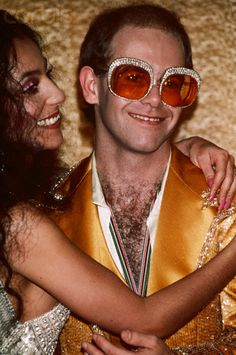
#> input picture open cv/Faces/train/Elton John/9.jpg, 236 x 355 px, found by its file name
$ python face_detect.py
#> lines starting #> are read from the running program, lines starting #| are printed output that depends on the picture; after the words box and inside, x2 and y2 are one past the last pixel; in counts of white or black regions, pixels touching at a corner belong together
import cv2 as cv
import numpy as np
img = cv.imread('open cv/Faces/train/Elton John/9.jpg')
#> img is the input picture: shape (355, 236, 3); mean B, G, R 59.6, 87.2, 136
cv.imshow('Elton John',img)

gray = cv.cvtColor(img, cv.COLOR_BGR2GRAY)
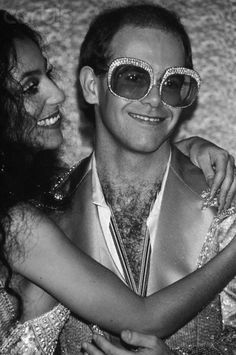
#> gray: shape (355, 236); min 2, max 254, mean 98.6
cv.imshow('Gray', gray)

harr_cascade = cv.CascadeClassifier('open cv/haar_face.xml')

faces_rect = harr_cascade.detectMultiScale(gray, scaleFactor=1.1, minNeighbors=2)
#> faces_rect = [[103, 146, 58, 58], [91, 35, 127, 127]]

print(f'Number of faces found = {len(faces_rect)}')
#| Number of faces found = 2

for (x,y,w,h) in faces_rect:
    cv.rectangle(img, (x,y), (x+w, y+h), (0,255,0), thickness=2)
#> this loop made 2 passes
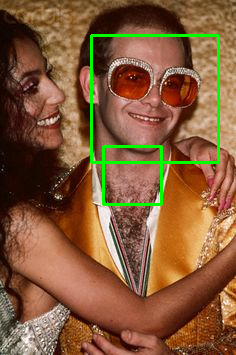
#> img: shape (355, 236, 3); 2.62% of pixels changed, all inside (x1, y1, x2, y2) = (90, 34, 220, 206)
cv.imshow('Detected Faces', img)

cv.waitKey(0)

$ run again, with open cv/Faces/train/Elton John/1.jpg copied over open cv/Faces/train/Elton John/9.jpg
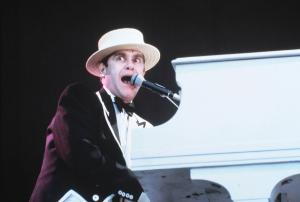
#> input picture open cv/Faces/train/Elton John/1.jpg, 300 x 202 px, found by its file name
#> img is the input picture: shape (202, 300, 3); mean B, G, R 113.5, 107.3, 104.2
#> `gray = cv.cvtColor(img, cv.COLOR_BGR2GRAY)`:
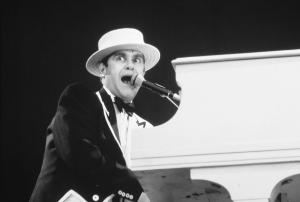
#> gray: shape (202, 300); min 9, max 255, mean 107.1
#> faces_rect = [[91, 28, 71, 71]]
#| Number of faces found = 1
#> the loop `for (x,y,w,h) in faces_rect:` made 1 pass
#> after the loop `for (x,y,w,h) in faces_rect:`:
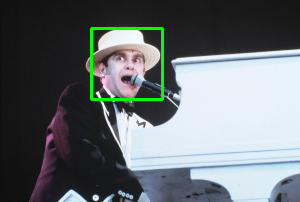
#> img: shape (202, 300, 3); 1.4% of pixels changed, all inside (x1, y1, x2, y2) = (90, 27, 164, 101)

$ run again, with open cv/Faces/train/Elton John/10.jpg copied over open cv/Faces/train/Elton John/9.jpg
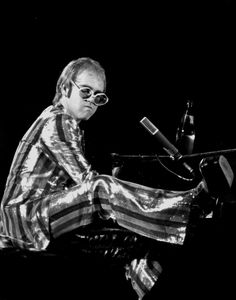
#> input picture open cv/Faces/train/Elton John/10.jpg, 236 x 300 px, found by its file name
#> img is the input picture: shape (300, 236, 3); min 0, max 255, mean 31
#> faces_rect = [[54, 47, 62, 62]]
#| Number of faces found = 1
#> the loop `for (x,y,w,h) in faces_rect:` made 1 pass
#> after the loop `for (x,y,w,h) in faces_rect:`:
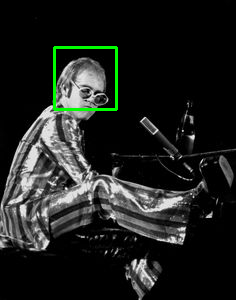
#> img: shape (300, 236, 3); 1.05% of pixels changed, all inside (x1, y1, x2, y2) = (53, 46, 118, 111)
